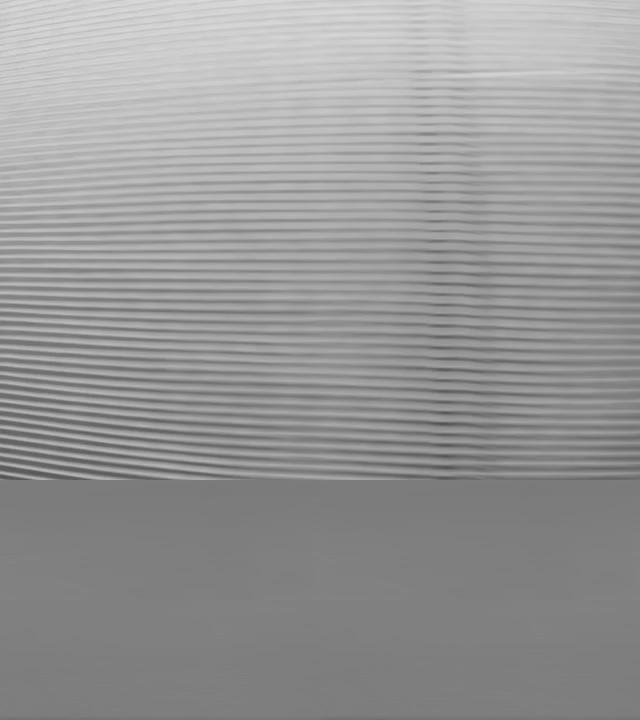
#> input picture Minor_default/4.jpg, 640 x 720 px; the run also reads 1 picture not shown here
$ jupyter execute practice.ipynb   (older library calls are emulated)
#> lines starting #> are read from the running program, lines starting #| are printed output that depends on the picture
JUST SOME EXPERIMENTATION AND PRACTICE ON IMAGES DOWNLOADED FROM INTERNET

[cell 1]
import cv2
import matplotlib.pyplot as plt
image=cv2.imread('Minor_default/4.jpg')
#> image is the input picture: shape (720, 640, 3); min 82, max 221, mean 151
sharpened_image= cv2.Laplacian(image, cv2.CV_64F)
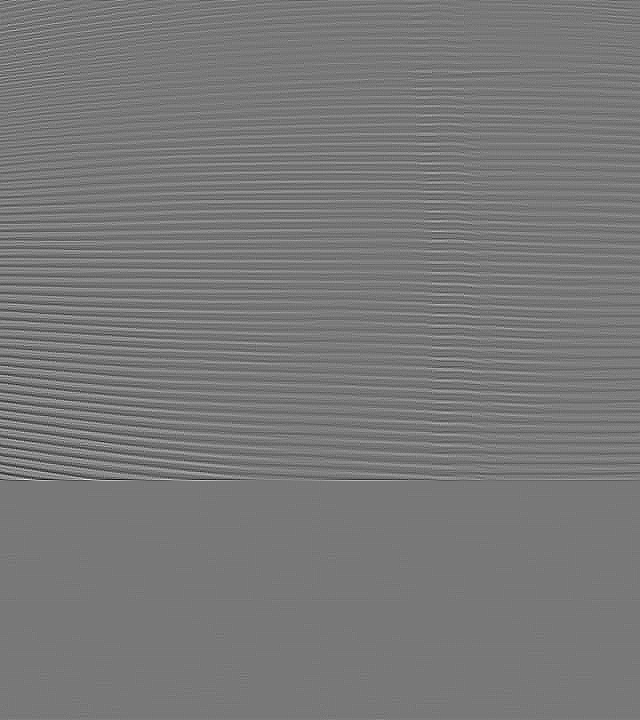
#> sharpened_image: shape (720, 640, 3) float64; min -73, max 81, mean 0; drawn with min black and max white
#this was changed
plt.figure(figsize=(10,10))
plt.subplot(121)
plt.imshow(image)
plt.title('Original')

plt.subplot(122)
plt.imshow(sharpened_image)
plt.title('Sharpened')
plt.show()

[cell 2]
from PIL import Image
import matplotlib.pyplot as plt
import cv2
import numpy as np

# [11 lines left out: function plot_hist, not called in this run]
# Example usage
image = cv2.imread('Minor_default/Screenshot 2024-06-13 103152.png')  # Load a grayscale image
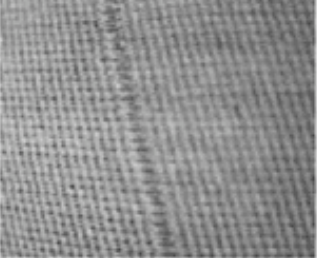
#> input picture Minor_default/Screenshot 2024-06-13 103152.png, 317 x 258 px
#> image is the input picture: shape (258, 317, 3); mean B, G, R 143.2, 143.2, 143.2
image=cv2.resize(image,(512,512),interpolation=cv2.INTER_CUBIC)
#> image: shape (512, 512, 3)

#image = cv2.cvtColor(image, cv2.COLOR_RGB2HSV)

# Adjust the hue, saturation, and value of the image
# Adjusts the hue by multiplying it by 0.7
#image[:, :, 0] = image[:, :, 0] * 0.7
# Adjusts the saturation by multiplying it by 1.5
#image[:, :, 1] = image[:, :, 1] * 1.5
# Adjusts the value by multiplying it by 0.5
#image[:, :, 2] = image[:, :, 2] * 0.5
# Convert the image back to BGR color space
#image = cv2.cvtColor(image, cv2.COLOR_HSV2BGR)
max_intensity=200

_, reduced_brightness = cv2.threshold(image, 150, 220, cv2.THRESH_TRUNC)

#blurred = cv2.blur(reduced_brightness, (15,15))
#blurred = cv2.blur(reduced_brightness, (15,15))
blurred = cv2.medianBlur(reduced_brightness, 15)

kernel = np.ones((9, 9), np.uint8)


# dilate the image
blurred = cv2.dilate(blurred, kernel, iterations=1)


#blurred = cv2.GaussianBlur(image, (25, 25), 0)
'''
import cv2
import matplotlib.pyplot as plt


histr = cv2.calcHist([blurred],
						[0], None,
						[256],
						[0, 256])

plt.plot(histr, color = 'red')

	# Limit X - axis to 256
plt.xlim([0, 256])

plt.show()

# Negate the original image
img_neg = 0 - blurred

plt.imshow(img_neg)
plt.show()
'''
# Histogram plotting of
# negative transformed image


# Display the result
plt.figure(figsize=(15,15))
plt.subplot(131)
plt.imshow(image,cmap='gray')

plt.subplot(132)
plt.imshow(reduced_brightness,cmap='gray')

plt.subplot(133)
plt.imshow(blurred,cmap='gray')
plt.show()

USING HSV COLOR FORMAT AND TRYING TO MANIPULATE A BIT, AND THEN BLURRING THE IMAGE, AND THRESHOLDING THE IMAGE

[cell 3]
import cv2
import numpy as np
import matplotlib.pyplot as plt
def plot_hist(old_image, new_image,title_old="Orignal", title_new="New Image"):
    intensity_values=np.array([x for x in range(256)])
    plt.subplot(1, 2, 1)
    plt.bar(intensity_values, cv2.calcHist([old_image],[0],None,[256],[0,256])[:,0],width = 5)
    plt.title(title_old)
    plt.xlabel('intensity')
    plt.subplot(1, 2, 2)
    plt.bar(intensity_values, cv2.calcHist([new_image],[0],None,[256],[0,256])[:,0],width = 5)
    plt.title(title_new)
    plt.xlabel('intensity')
    plt.show()
# Example usage
image = cv2.imread('Minor_default/7.jpg')  # Load a grayscale image
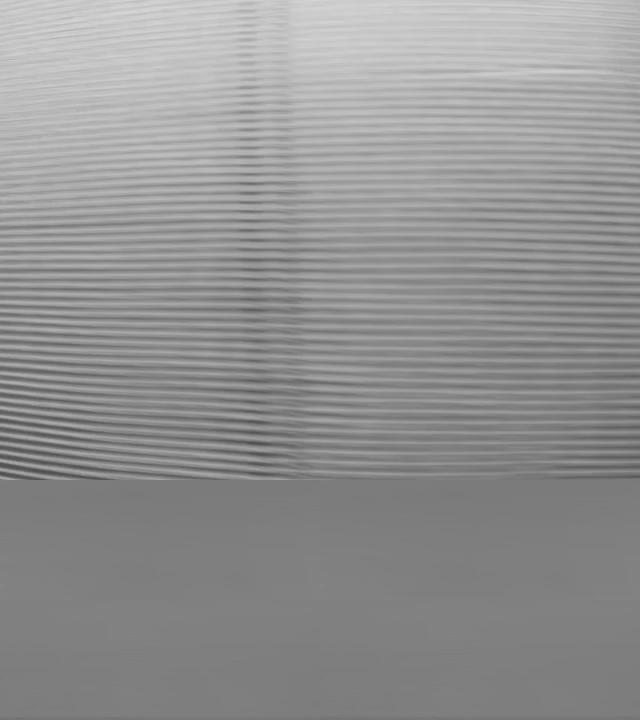
#> input picture Minor_default/7.jpg, 640 x 720 px
#> image is the input picture: shape (720, 640, 3); min 77, max 215, mean 146.3
image=image[:480,:,:]
#> image: shape (480, 640, 3)
image = cv2.cvtColor(image, cv2.COLOR_RGB2HSV)
#> image: shape (480, 640, 3); mean H, S, V 0, 0, 156.3

# Adjust the hue, saturation, and value of the image
# Adjusts the hue by multiplying it by 0.7
image[:, :, 0] = image[:, :, 0] * 0.7
# Adjusts the saturation by multiplying it by 1.5
image[:, :, 1] = image[:, :, 1] * 1.5
# Adjusts the value by multiplying it by 2
image[:, :, 2] = image[:, :, 2] * 0.8
#> image: shape (480, 640, 3); mean H, S, V 0, 0, 124.7

# Convert the image back to BGR color space
image = cv2.cvtColor(image, cv2.COLOR_HSV2BGR)
blurred = cv2.medianBlur(image, 15)
#> blurred: shape (480, 640, 3)
#blurred = cv2.GaussianBlur(image, (25, 25), 0)


max_intensity=200

_, reduced_brightness = cv2.threshold(blurred, 120, 200, cv2.THRESH_TRUNC)
#> reduced_brightness: shape (480, 640, 3)
# Display the result
plt.figure(figsize=(20,20))
plt.subplot(131)
plt.imshow(image,cmap='gray')

plt.subplot(132)
plt.imshow(blurred,cmap='gray')

plt.subplot(133)
plt.imshow(reduced_brightness,cmap='gray')
plt.show()

plot_hist(image,reduced_brightness)

[cell 4]
import cv2
import numpy as np
import matplotlib.pyplot as plt

def plot_hist(old_image, new_image, title_old="Original Image", title_new="New Image"):
    intensity_values = np.array([x for x in range(256)])
    plt.figure(figsize=(12, 6))
    plt.subplot(1, 2, 1)
    plt.bar(intensity_values, cv2.calcHist([old_image], [0], None, [256], [0, 256])[:, 0], width=5)
    plt.title(title_old)
    plt.xlabel('Intensity')
    plt.ylabel('Frequency')
    plt.subplot(1, 2, 2)
    plt.bar(intensity_values, cv2.calcHist([new_image], [0], None, [256], [0, 256])[:, 0], width=5)
    plt.title(title_new)
    plt.xlabel('Intensity')
    plt.ylabel('Frequency')
    plt.show()

# Load a grayscale image
image = cv2.imread('Minor_default/6.jpg')
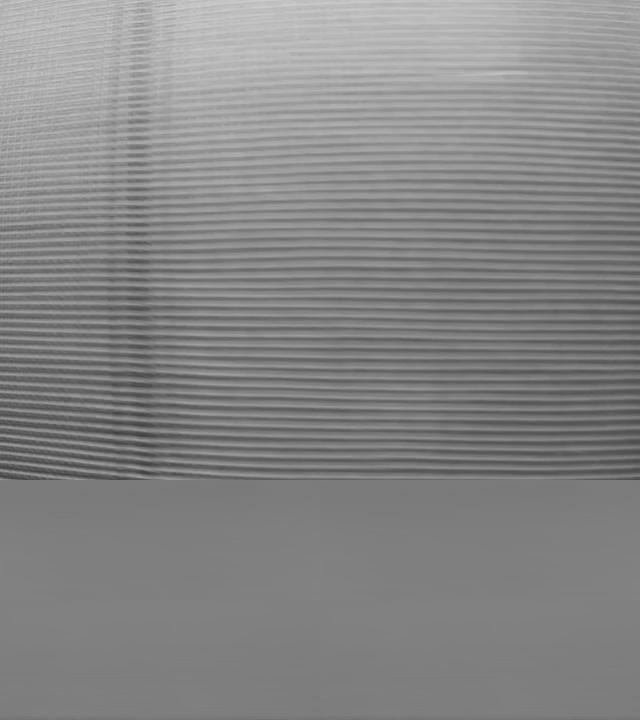
#> input picture Minor_default/6.jpg, 640 x 720 px
#> image is the input picture: shape (720, 640, 3); min 62, max 206, mean 134
image=image[:480,:,:]
#> image: shape (480, 640, 3)
image = cv2.cvtColor(image, cv2.COLOR_RGB2HSV)
#> image: shape (480, 640, 3); mean H, S, V 0, 0, 137.9

# Adjust the hue, saturation, and value of the image
# Adjusts the hue by multiplying it by 0.7
image[:, :, 0] = image[:, :, 0] * 0.7
# Adjusts the saturation by multiplying it by 1.5
image[:, :, 1] = image[:, :, 1] * 1.5
# Adjusts the value by multiplying it by 2
image[:, :, 2] = image[:, :, 2] * 0.8
#> image: shape (480, 640, 3); mean H, S, V 0, 0, 109.9

# Convert the image back to BGR color space
image = cv2.cvtColor(image, cv2.COLOR_HSV2BGR)
# Adjust the brightness using a threshold
_, reduced_brightness = cv2.threshold(image, 90, 150, cv2.THRESH_TRUNC)
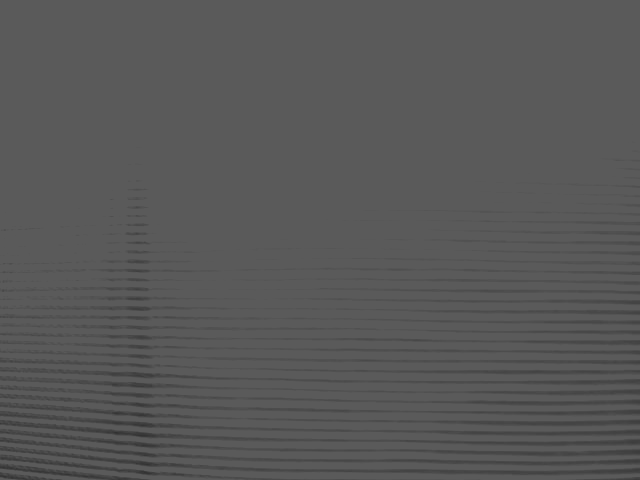
#> reduced_brightness: shape (480, 640, 3); min 49, max 90, mean 87.8

# Apply a median blur
blurred = cv2.medianBlur(reduced_brightness, 25)

# Plot histograms of the original and processed images
plot_hist(image, reduced_brightness, title_old="Original Image", title_new="Reduced Brightness Image")
#> in plot_hist, `plt.show()`:
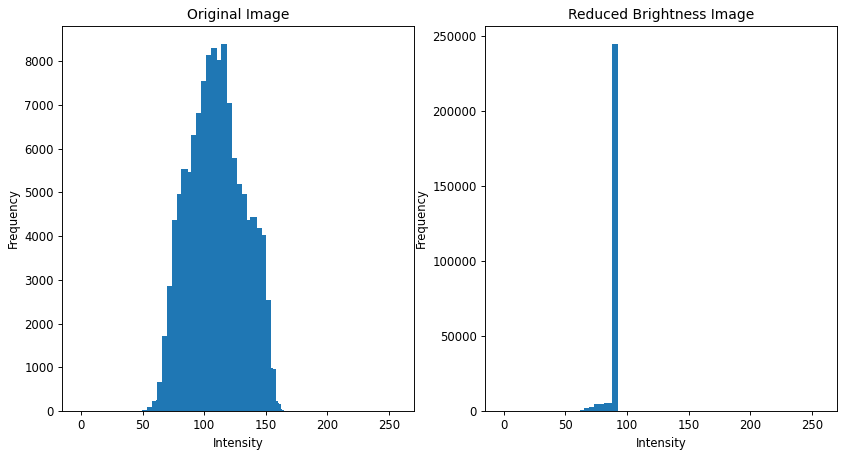
#> figure drawn by matplotlib, 2 panels; panel 1: tallest bar 8390 high, from x = 113.5 to 118.5; panel 2: tallest bar 244128 high, from x = 87.5 to 92.5

# Display the original, brightness reduced, and blurred images
plt.figure(figsize=(20, 20))

# Correctly display the original image
plt.subplot(131)
plt.imshow(image, cmap='gray')
plt.title('Original Image')
plt.axis('off')

# Correctly display the brightness reduced image
plt.subplot(132)
plt.imshow(reduced_brightness, cmap='gray')
plt.title('Contrasty image')
plt.axis('off')

# Correctly display the blurred image
plt.subplot(133)
plt.imshow(blurred, cmap='gray')
plt.title('Blurred Image')
plt.axis('off')

plt.show()

[cell 5]
import cv2
import numpy as np
import matplotlib.pyplot as plt

# Load image in grayscale
image_path = 'Minor_default/6.jpg'
image = cv2.imread(image_path, cv2.IMREAD_GRAYSCALE)
#> image: shape (720, 640)
image=image[:450,:]
#> image: shape (450, 640)

# Apply Gaussian blur to reduce noise
blurred = cv2.medianBlur(image, 23)
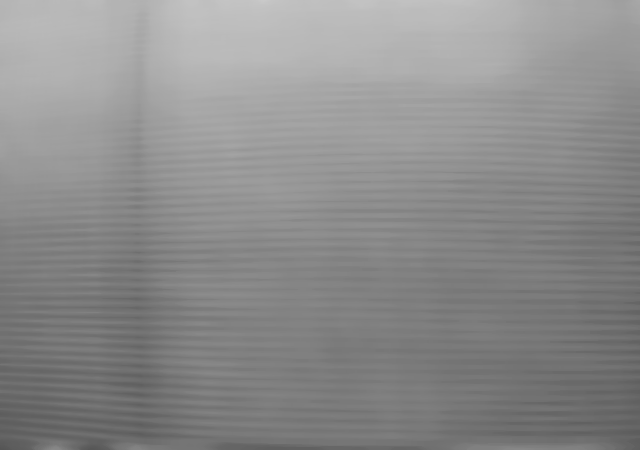
#> blurred: shape (450, 640); min 85, max 201, mean 140.1

sobel=cv2.Sobel(blurred, cv2.CV_64F,0,1,ksize=1)

# Display the original image with detected vertical lines
plt.figure(figsize=(10, 5))
plt.imshow(sobel, cmap='gray')
plt.title('Image with Detected Vertical Lines')
plt.axis('off')
plt.show()

[cell 6]
import cv2 as cv
import numpy as np
import matplotlib.pyplot as plt
# Load image
image_path = 'Good_image/anomaly1_412.jpg'
image = cv.imread(image_path)
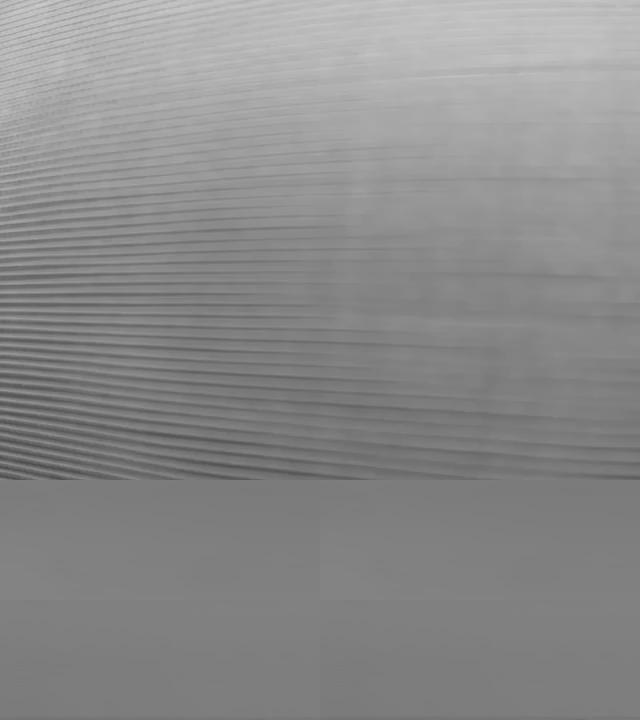
#> input picture Good_image/anomaly1_412.jpg, 640 x 720 px
#> image is the input picture: shape (720, 640, 3); min 74, max 206, mean 138.8
image=image[:480,:,:]
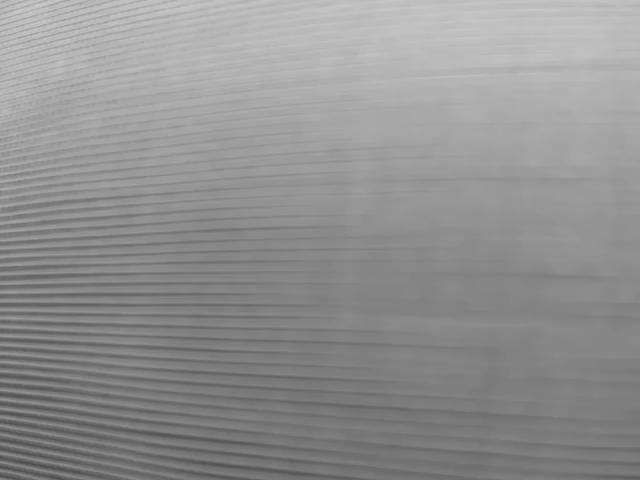
#> image: shape (480, 640, 3); min 74, max 206, mean 145.1

sobel=cv.Sobel(image, cv.CV_64F,1,0,ksize=1)
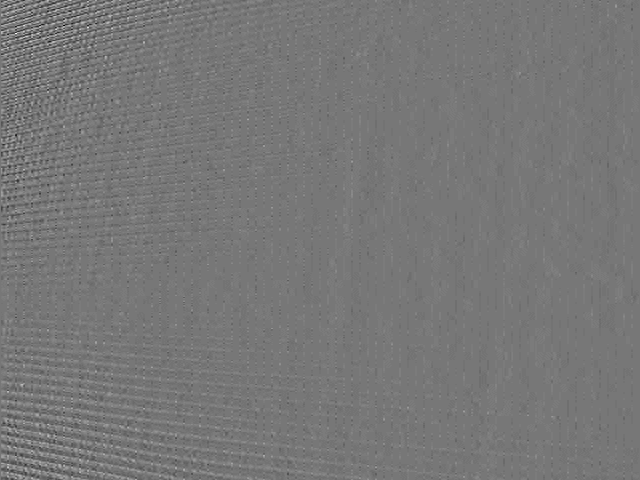
#> sobel: shape (480, 640, 3) float64; min -29, max 33, mean 0; drawn with min black and max white

blurred=cv.blur(sobel,(11,11))
#> blurred: shape (480, 640, 3) float64

cv.imshow('GOOD IMAGE',blurred)
#> (the rest of the program and of its run is left out)
